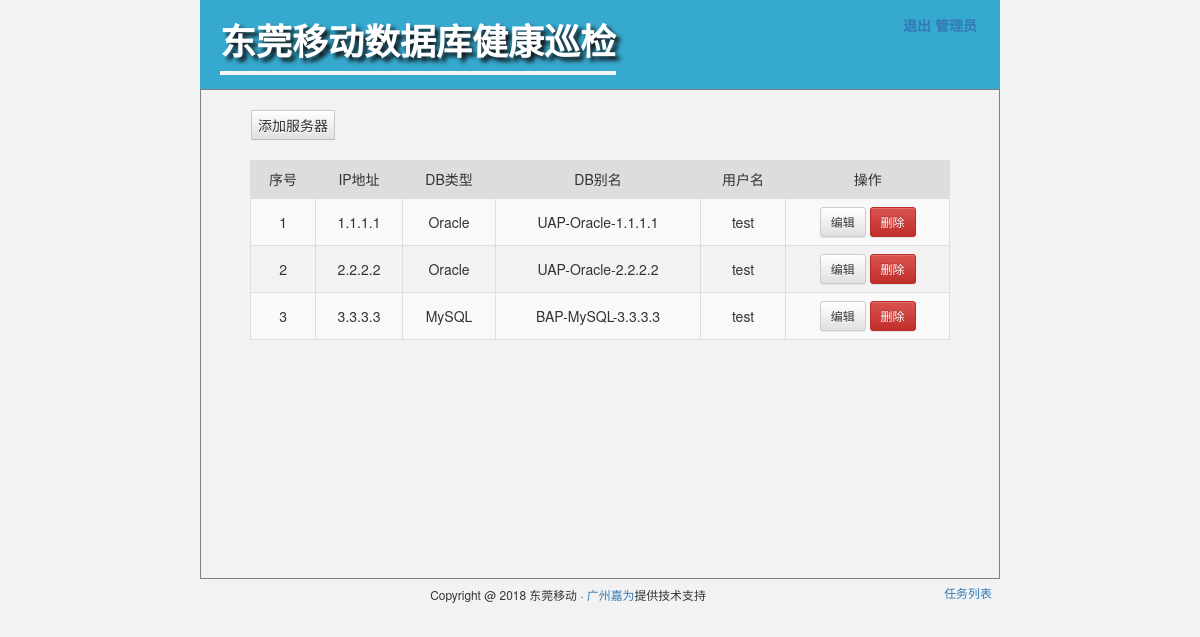
Page /db_manage/ (signed in) on the committed database.
### home_application/models.py (models this page shows, shortened)
class database(models.Model):
    platform_choice = (
        ('UAP', 'UAP平台'),
        ('BAP', 'BAP平台'),
        ('IAP', 'IAP平台'),
    )
    type_choice = (
        ('Oracle', 'Oracle'),
        ('MSSQL', 'MSSQL'),
        ('MySQL', 'MySQL'),
    )
    platform = models.CharField(choices=platform_choice, max_length=5, verbose_name='所属平台')
    db_type = models.CharField(choices=type_choice, max_length=10, verbose_name='数据库类型')
    address = models.CharField(max_length=15, verbose_name='IP地址')
    bieming = models.CharField(max_length=50, verbose_name='服务器别名', null=True)
    username = models.CharField(max_length=30, verbose_name='用户名')
    password = models.CharField(max_length=100, verbose_name='密码')

### home_application/views.py (the view)
# urls.py: url(r'^db_manage/',views.db_mamage),
@login_required
def db_mamage(request):
    all_servers = database.objects.values()
    return render(request,"home_application/db_manage.html",{'db_servers':list(all_servers)})

### home_application/templates/home_application/db_manage.html (shortened to what this page needs)
{% extends "app_template.html" %}
{% block app_content %}
    <div>
        <div align="left" style="margin-left: 50px">
            <div style="height: 70px;display: table-cell;vertical-align: middle">
                <span class="task_list_wallpaper">
                    <input type="button" ng-click="add_server()" class="task_list_btn btn-default" value="添加服务器">
                </span>
            </div>
        </div>
    </div>
    <table class="table table-bordered table-striped" style="width: 700px">
        <thead style="text-align: center;background-color: #dddddd">
        <td>序号</td>
        <td>IP地址</td>
        <td>DB类型</td>
        <td>DB别名</td>
        <td>用户名</td>
        <td>操作</td>
        </thead>
        <tbody style="text-align: center">
        {% for server in db_servers %}
            <tr>
                <td style="vertical-align: middle">{{forloop.counter}}</td>
                <td style="vertical-align: middle">{{ server.address }}</td>
                <td style="vertical-align: middle">{{ server.db_type }}</td>
                <td style="vertical-align: middle">{{ server.bieming }}</td>
                <td style="vertical-align: middle">{{ server.username }}</td>
                <td style="vertical-align: middle">
                    <button class="btn btn-sm btn-default" ng-click='edit_server("{{ server }}")'>编辑</button>
                    <button class="btn btn-sm btn-danger" ng-click="delete_server({{ server.id }},'{{ server.address }}')">删除</button>
                </td>
            </tr>
        {% endfor %}
        </tbody>
    </table>
{% endblock %}
{% block footer %}<a href="/task_list/">任务列表</a>{% endblock %}

### templates/app_template.html
{% extends "base.html" %}
{% block content %}
    <div class="container" align="center" ng-controller="appShareCtrl">
        <div class="task_list_header" align="left">
            <div style="display: inline-block;margin-left: 20px;border-bottom: solid 4px whitesmoke;">
                <h1 style="color: white;">
                    <strong style="text-shadow: 4px 4px 4px #0f0f0f;">东莞移动数据库健康巡检</strong>
                </h1>
            </div>
            <div style="display: inline-block;float: right;width: 100px;margin: 8px 10px">
                <div align="center"><h5><strong><a href={% url 'user_logout' %}>退出 {{ request.session.user }}</a> </strong></h5></div>
            </div>
        </div>
        <div style="width: 800px;min-height: 490px;border: solid 1px gray;margin-top: -1px">
            {% block app_content %}非登录页面内容区域{% endblock %}
        </div>
        <div style="width:800px;margin: 5px">
            <small style="width:92%">Copyright @ 2018 东莞移动 · <a href="http://www.canway.net" target="_blank"> 广州嘉为</a>提供技术支持
            </small>
            <small style="display:inline-block;float: right;width: 8%">
                {% block footer %}{% endblock %}</small>
        </div>
    </div>
{% endblock %}

### templates/base.html (shortened to what this page needs)
<!DOCTYPE html>
<html lang="zh">
<head>
    {% load static %}
    <link rel="stylesheet" type="text/css" href="{% static 'home_application/css/bootstrap.css' %}">
    <link rel="stylesheet" type="text/css" href="{% static 'home_application/css/bootstrap-theme.css' %}">
    <link rel="stylesheet" type="text/css" href="{% static 'home_application/css/sweetalert.min.css' %}">
    <link rel="stylesheet" type="text/css" href="{% static 'home_application/css/customer.css' %}">
</head>
<body style="background-color:rgba(242, 242, 242, 1)" ng-app="db_check">
{% block content %}内容主题{% endblock %}
</body>
</html>

### home_application/static/home_application/css/customer.css (style rules this page uses)
.task_list_header { background-color: rgba(54, 169, 206, 1); height: 90px; width: 800px; }
.task_list_wallpaper { display: inline-block; float: left; border: solid 1px #cccccc; }
.task_list_btn { height: 28px; border: none; }

### rows in the picture
database: address "1.1.1.1", db_type "Oracle", bieming "UAP-Oracle-1.1.1.1", username "test"
database: address "2.2.2.2", db_type "Oracle", bieming "UAP-Oracle-2.2.2.2", username "test"
database: address "3.3.3.3", db_type "MySQL", bieming "BAP-MySQL-3.3.3.3", username "test"

### other values in the picture
{{ request.session.user }} "管理员"
